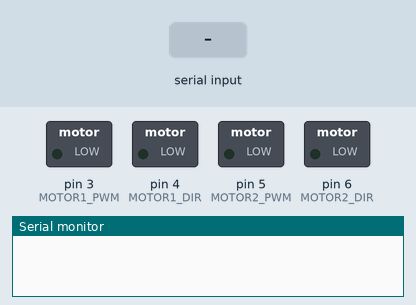
Recording of a sketch running on a simulated Arduino Uno, built with avr-gcc and run on an emulated ATmega328P. Shown: switched loads named in the sketch (green lamp = pin HIGH), the last lines printed to the serial monitor. Inputs (shaded band) come from the test bench.

Above: at 1.2 s.
1.3 s: "F" received over the second serial link
At 2.5 s:
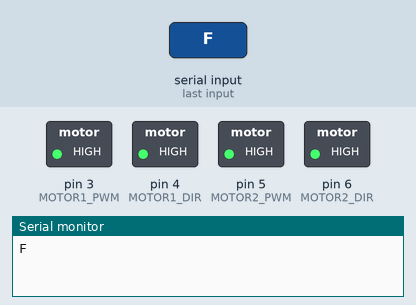
2.8 s: "B" received over the second serial link
At 3.8 s:
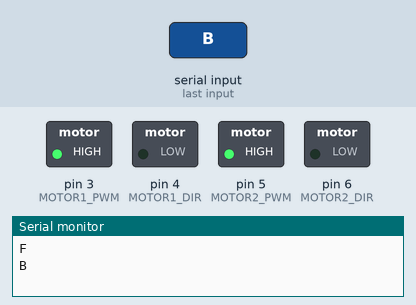
4.3 s: "L" received over the second serial link
At 4.9 s:
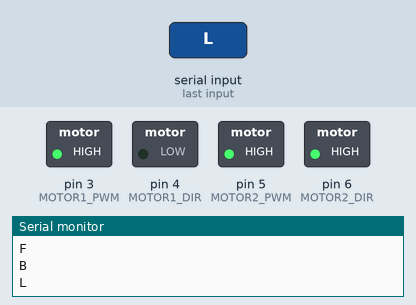
5.8 s: "R" received over the second serial link
At 7.0 s:
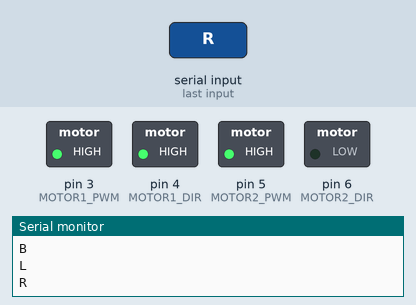
7.3 s: "S" received over the second serial link
At 8.4 s:
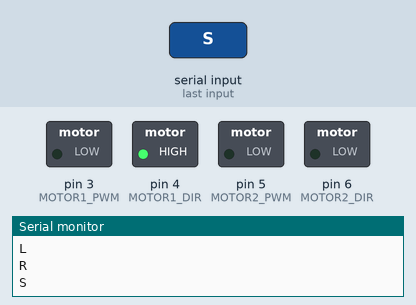
Timing chart, 0 to 9.8 s (numbered marks = the images above; inputs shaded):
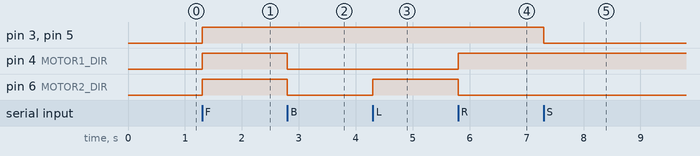

The sketch:

program.ino
```cpp
#include <SoftwareSerial.h>

// Definování pinů pro Bluetooth modul
#define RX_PIN 10
#define TX_PIN 11

// Definování pinů pro motory
#define MOTOR1_PWM 3
#define MOTOR1_DIR 4
#define MOTOR2_PWM 5
#define MOTOR2_DIR 6

// Nastavení SoftwareSerial pro Bluetooth
SoftwareSerial BTSerial(RX_PIN, TX_PIN);

void setup() {
  // Nastavení pinů motorů jako výstupy
  pinMode(MOTOR1_PWM, OUTPUT);
  pinMode(MOTOR1_DIR, OUTPUT);
  pinMode(MOTOR2_PWM, OUTPUT);
  pinMode(MOTOR2_DIR, OUTPUT);

  // Nastavení komunikace s Bluetooth modulem a sériového monitoru
  BTSerial.begin(9600);
  Serial.begin(9600);

  // Výchozí stav motorů - zastavení
  stopMotors();
}

void loop() {
  // Kontrola, zda je k dispozici nějaký znak z Bluetooth
  if (BTSerial.available()) {
    char command = BTSerial.read();
    Serial.println(command); // Pro zobrazení přijatého příkazu v sériovém monitoru

    // Zpracování přijatého příkazu
    switch (command) {
      case 'F': // Dopředu
        moveForward();
        break;
      case 'B': // Dozadu
        moveBackward();
        break;
      case 'L': // Doleva
        turnLeft();
        break;
      case 'R': // Doprava
        turnRight();
        break;
      case 'S': // Zastavit
        stopMotors();
        break;
    }
  }
}

// Funkce pro pohyb dopředu
void moveForward() {
  digitalWrite(MOTOR1_DIR, HIGH);
  analogWrite(MOTOR1_PWM, 255);
  digitalWrite(MOTOR2_DIR, HIGH);
  analogWrite(MOTOR2_PWM, 255);
}

// Funkce pro pohyb dozadu
void moveBackward() {
  digitalWrite(MOTOR1_DIR, LOW);
  analogWrite(MOTOR1_PWM, 255);
  digitalWrite(MOTOR2_DIR, LOW);
  analogWrite(MOTOR2_PWM, 255);
}

// Funkce pro zatáčení doleva
void turnLeft() {
  digitalWrite(MOTOR1_DIR, LOW);
  analogWrite(MOTOR1_PWM, 255);
  digitalWrite(MOTOR2_DIR, HIGH);
  analogWrite(MOTOR2_PWM, 255);
}

// Funkce pro zatáčení doprava
void turnRight() {
  digitalWrite(MOTOR1_DIR, HIGH);
  analogWrite(MOTOR1_PWM, 255);
  digitalWrite(MOTOR2_DIR, LOW);
  analogWrite(MOTOR2_PWM, 255);
}

// Funkce pro zastavení motorů
void stopMotors() {
  analogWrite(MOTOR1_PWM, 0);
  analogWrite(MOTOR2_PWM, 0);
}
```

Measured:
- after the input at 1.3 s, pin 3 (MOTOR1_PWM), pin 4 (MOTOR1_DIR), pin 5 (MOTOR2_PWM), pin 6 (MOTOR2_DIR): LOW → HIGH at once
- after the input at 2.8 s, pin 4 (MOTOR1_DIR), pin 6 (MOTOR2_DIR): HIGH → LOW at once
- after the input at 4.3 s, pin 6 (MOTOR2_DIR): LOW → HIGH at once
- after the input at 5.8 s, pin 4 (MOTOR1_DIR): LOW → HIGH at once; pin 6 (MOTOR2_DIR): HIGH → LOW at once
- after the input at 7.3 s, pin 3 (MOTOR1_PWM), pin 5 (MOTOR2_PWM): HIGH → LOW at once
